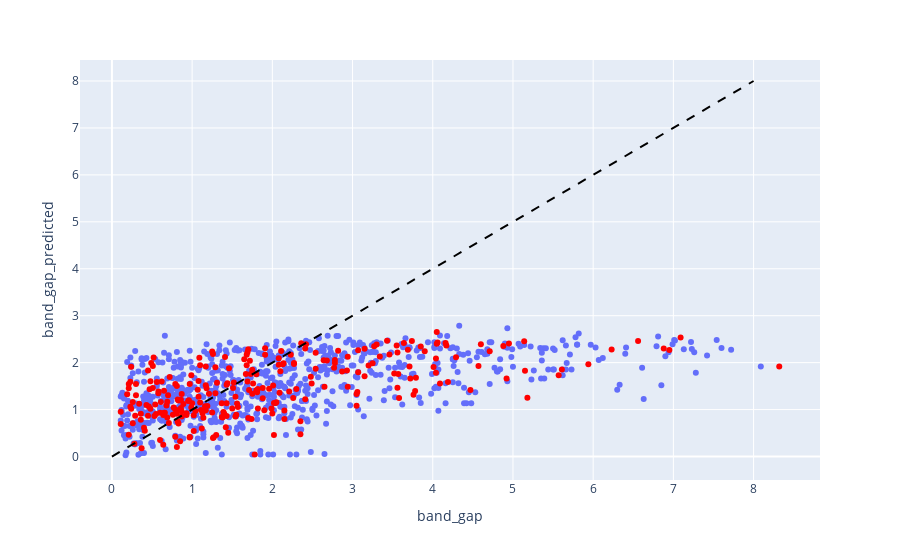

Here is the notebook cell this chart was saved with:
### Markdown cell above
Finally, let's plot our data with plotly.

We make two series of data:
- First, a reference line indicating "perfect" peformance of the model. 
- Second, a scatter plot of the predicted band_gap vs the actual band_gap for the train set
- Finally, a scatter plot of the predicted band_gap vs the actual band_gap for the test set

### Code cell
import plotly.express as px
import plotly.graph_objects as go

reference_line = go.Scatter(
    x=[0, 8],
    y=[0, 8],
    line=dict(color="black", dash="dash"),
    mode="lines",
    name="Parity Line",
    showlegend=False,
)

fig = px.scatter(
    df_train,
    x="band_gap",
    y="band_gap_predicted",
    hover_name="formula",
)

fig.add_trace(
    px.scatter(
        df_test,
        x="band_gap",
        y="band_gap_predicted",
        hover_name="formula",
        color_discrete_sequence=["red"],
    ).data[0]
)

fig.add_trace(reference_line)
fig.show()

### Figure 1 — Plotly figure (JSON) as saved in the notebook; plotly's stock layout.template omitted (floating-point values rounded to 4 significant figures; data arrays with more than 128 entries replaced by an {"elided": "..."} marker saying what was removed)
{"data": [{"hovertemplate": "<b>%{hovertext}</b><br><br>band_gap=%{x}<br>band_gap_predicted=%{y}<extra></extra>", "hovertext": {"elided": "792 str values"}, "legendgroup": "", "marker": {"color": "#636efa", "symbol": "circle"}, "mode": "markers", "name": "", "orientation": "v", "showlegend": false, "type": "scatter", "x": {"elided": "792 float values"}, "xaxis": "x", "y": {"elided": "792 float values"}, "yaxis": "y"}, {"hovertemplate": "<b>%{hovertext}</b><br><br>band_gap=%{x}<br>band_gap_predicted=%{y}<extra></extra>", "hovertext": {"elided": "264 str values"}, "legendgroup": "", "marker": {"color": "red", "symbol": "circle"}, "mode": "markers", "name": "", "orientation": "v", "showlegend": false, "type": "scatter", "x": {"elided": "264 float values"}, "xaxis": "x", "y": {"elided": "264 float values"}, "yaxis": "y"}, {"line": {"color": "black", "dash": "dash"}, "mode": "lines", "name": "Parity Line", "showlegend": false, "type": "scatter", "x": [0, 8], "y": [0, 8]}], "layout": {"autosize": true, "legend": {"tracegroupgap": 0}, "margin": {"t": 60}, "xaxis": {"anchor": "y", "autorange": true, "domain": [0, 1], "range": [-0.3887, 8.819], "title": {"text": "band_gap"}, "type": "linear"}, "yaxis": {"anchor": "x", "autorange": true, "domain": [0, 1], "range": [-0.5783, 8.451], "title": {"text": "band_gap_predicted"}, "type": "linear"}}}
